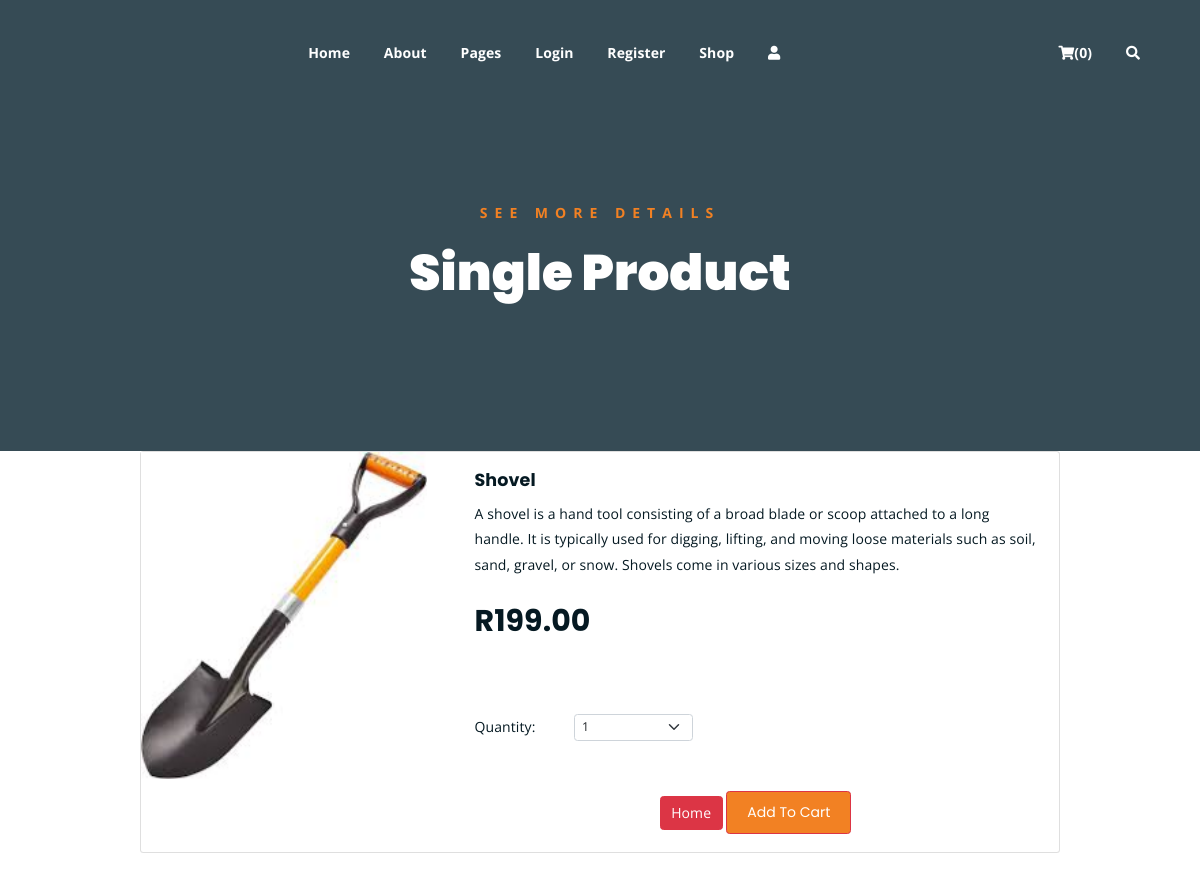
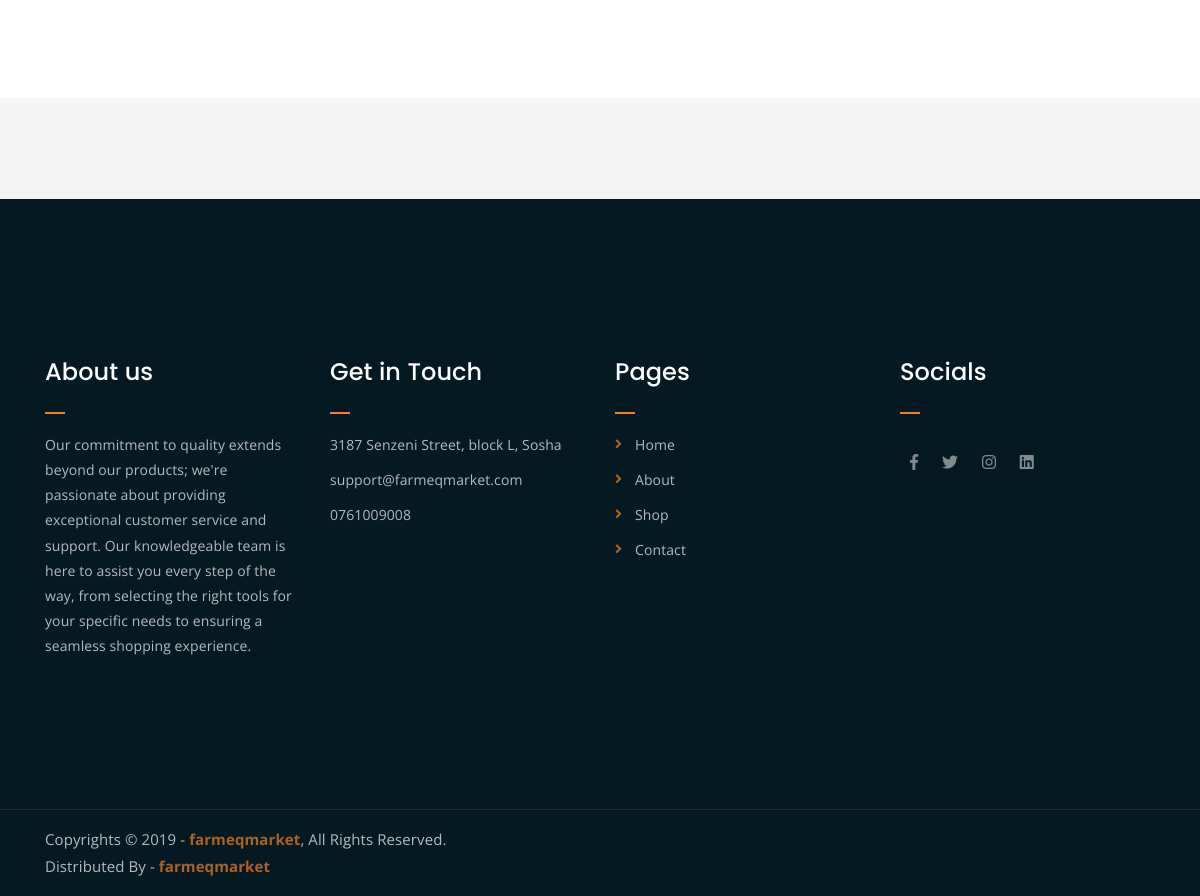
Page /product/1 on the committed database (2 pictures, top to bottom).
### ecomm/models.py (models this page shows, shortened)
class Product(models.Model):
    image = models.ImageField(upload_to='pics')
    productName = models.CharField(max_length=255)
    price = models.DecimalField(default=0, decimal_places=2, max_digits=6)
    description = models.CharField(max_length=255, default='', blank=True, null=True)
    is_sale = models.BooleanField(default=False)
    sale_price = models.DecimalField(default=0, decimal_places=2, max_digits=6)
    video = models.FileField(upload_to="video/%y")

### ecomm/views.py (the view)
# urls.py: path('product/<int:pk>', views.product, name="product"),
def product(request, pk):
    product = Product.objects.get(id=pk)
    return render(request, 'product.html', {'product': product})#,{'prods': prods})

### cart/cart.py (called while the page is built)
    def __len__(self):
        return len(self.cart)

### cart/context_processors.py (called while the page is built)
def cart(request):
    return {'cart': Cart(request)}

### ecomm/templates/product.html (shortened to what this page needs)
{% extends "base.html" %}
{% block content %}
<div class="breadcrumb-section breadcrumb-bg">
    <div class="container">
        <div class="row">
            <div class="col-lg-8 offset-lg-2 text-center">
                <div class="breadcrumb-text">
                    <p>See more Details</p>
                    <h1>Single Product</h1>
                </div>
            </div>
        </div>
    </div>
</div>
<div class="container">
    <div class="row justify-content-center align-items-center">
        <div class="col-md-10">
            <div class="product-container fade-in">
                <div class="card mb-3">
                    <div class="row g-0">
                        <div class="col-md-4">
                            <div id="carouselExampleControlsNoTouching" class="carousel slide" data-bs-touch="false" data-bs-interval="false">
                                <div class="carousel-inner">
                                  <div class="carousel-item active">
                                    <img src="{{product.image.url}}" class="d-block w-100" alt="...">
                                  </div>
                                </div>
                                <button class="carousel-control-prev" type="button" data-bs-target="#carouselExampleControlsNoTouching" data-bs-slide="prev">
                                  <span class="carousel-control-prev-icon" aria-hidden="true"></span>
                                </button>
                                <button class="carousel-control-next text-danger" type="button" data-bs-target="#carouselExampleControlsNoTouching" data-bs-slide="next">
                                  <span class="carousel-control-next-icon" aria-hidden="true"></span>
                                </button>
                              </div>
                        </div>
                        <div class="col-md-8">
                            <div class="card-body">
                                <h5 class="card-title">{{product.productName}}</h5>
                                <p class="card-text product-description">{{product.description}}</p>
                                {% if product.is_sale%}
                                <strike><p class="card-text product-price"><strong>Price:R</strong> {{product.price}}</p></strike>
                                <p class="card-text product-price"><strong>Price:R</strong> {{product.sale_price}}</p>
                                {% else %}
                                <p class="card-text product-price">R{{product.price}}</p>
                                {% endif %}
                                <br><br>
                                <div class="row">
                                    <div class="col-md-2">Quantity: </div>
                                    <div class="col-md-3">
                                        <select class="form-select form-select-sm" id="qty-cart">
                                            <option value="1">1</option>
                                        </select>
                                    </div>
                                </div>
                                <br><br>
                                <div class="text-center">
                                    <a href="{% url 'home' %}" class="btn btn-danger">Home</a>
                                    <button type="button" class="btn btn-danger" value="{{product.id}}" id="add-cart">Add To Cart</button>
                                </div>
                            </div>
                        </div>
                    </div>
                </div>
            </div>
        </div>
    </div>
<br> <br>  <br>  <br>  <br>
</div>
{% endblock  %}

### static/css/main.css (style rules this page uses)
html { font-size: 14px; font-weight: 400; line-height: 28px; height: 100%; }
body { font-family: "Open Sans", sans-serif; font-weight: 400; font-size: 1rem; letter-spacing: 0.1px; line-height: 1.8; color: #051922; overflow-x: hidden; }
body img { max-width: 100%; }
a { cursor: pointer; text-decoration: none; -webkit-transition: all 0.2s ease-in-out; -o-transition: all 0.2s ease-in-out; transition: all 0.2s ease-in-out; }
h1, .h1, h2, .h2, h3, .h3, h4, .h4, h5, .h5, h6, .h6 { font-family: "Poppins", sans-serif; font-weight: 700; margin: 0 0 1.25rem 0; color: #051922; }
h1:last-child, .h1:last-child, h2:last-child, .h2:last-child, h3:last-child, .h3:last-child, h4:last-child, .h4:last-child, h5:last-child, .h5:last-child, h6:last-child, .h6:last-child { margin: 0; }
h1, .h1 { font-size: 4rem; font-weight: 700; line-height: 4rem; }
h5, .h5 { font-size: 1.25rem; font-weight: 700; line-height: 1.5rem; }
p { font-family: "Open Sans", sans-serif; font-weight: 400; font-size: 1rem; letter-spacing: 0.1px; line-height: 1.8; color: #051922; margin: 0 0 1.25rem 0; }
.breadcrumb-bg { background-image: url(../img/breadcrumb-bg.jpg); }
.breadcrumb-text p { color: #F28123; font-weight: 700; text-transform: uppercase; letter-spacing: 7px; }
.breadcrumb-text h1 { font-size: 50px; font-weight: 900; color: #fff; margin: 0; margin-top: 20px; }
.breadcrumb-section { padding: 150px 0; background-size: cover; background-position: center center; position: relative; z-index: 1; background-attachment: fixed; padding-top: 200px; }
.breadcrumb-section:after { position: absolute; left: 0; top: 0; width: 100%; height: 100%; content: ""; background-color: #07212e; z-index: -1; opacity: 0.8; }
html, body { height: 100%; }
p.product-price { font-family: 'Poppins', sans-serif; font-size: 30px; font-weight: 700; margin-bottom: 15px; }
button.btn { font-family: 'Poppins', sans-serif; display: inline-block; background-color: #F28123; color: #fff; padding: 10px 20px; margin-right: 5px; }

### rows in the picture
Product: image (picture), productName "Shovel", description "A shovel is a hand tool consisting of a broad blade or scoop attached to a long handle. It is typically used for digging, lifting, and moving loose materials such as soil, sand, gravel, or snow. Shovels come in various sizes and shapes.", price "199.00"

### other values in the picture
{{ cart|length }} "0"
